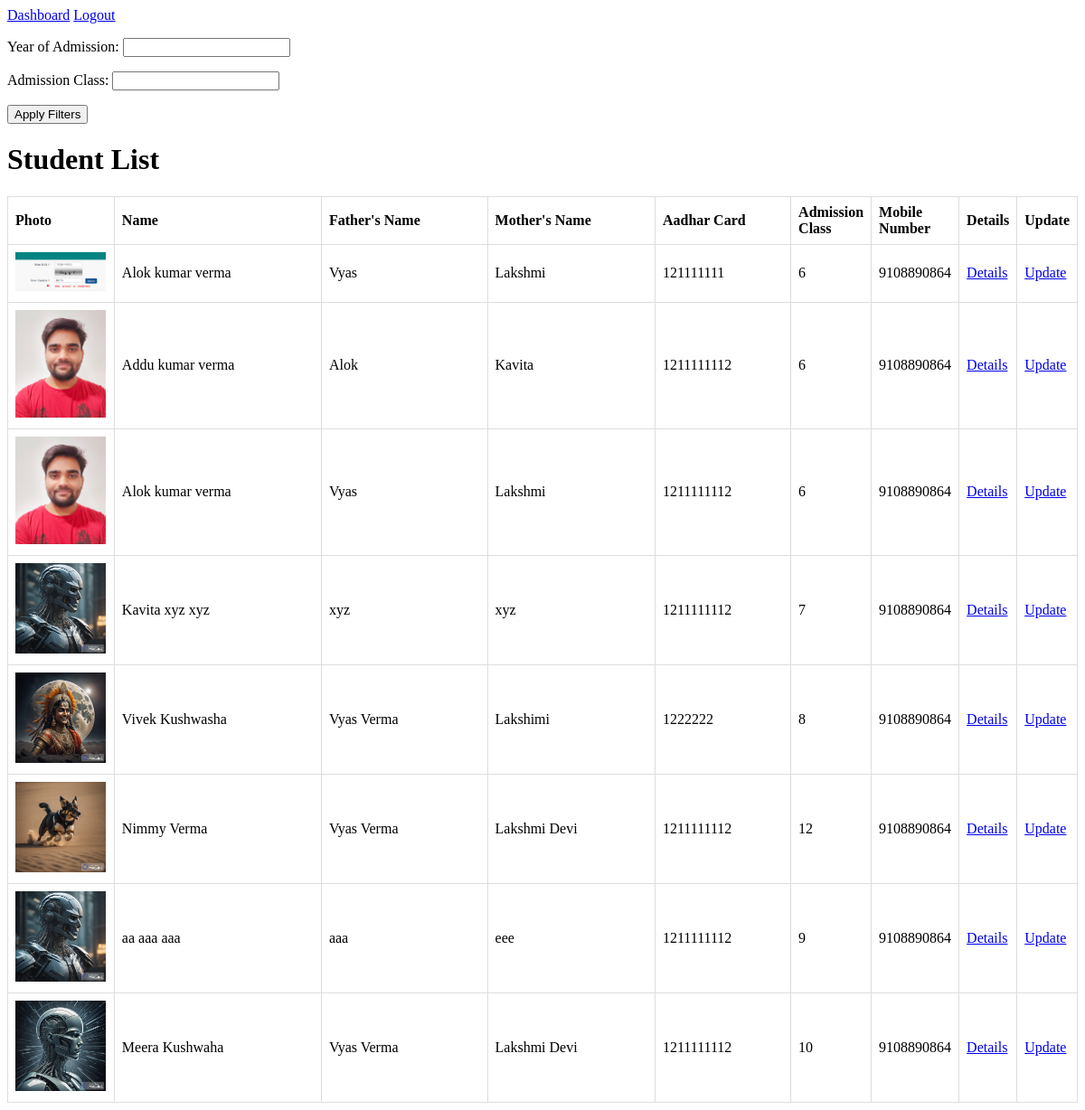
The page /admissions/student_list/ (signed in) on the database its author committed.
### admissions/models.py (models this page shows, shortened)
class Admission(models.Model):
    first_name = models.CharField(max_length=100)
    middle_name = models.CharField(max_length=100, blank=True)
    last_name = models.CharField(max_length=100, blank=True)
    father_name = models.CharField(max_length=100)
    mother_name = models.CharField(max_length=100)
    date_of_birth = models.DateField()
    aadhar_card = models.CharField(max_length=16)
    photo = models.ImageField(upload_to='photos/')
    previous_school = models.TextField()
    address = models.TextField()
    caste = models.CharField(max_length=50)
    admission_class = models.CharField(max_length=50)
    admission_date = models.DateField(auto_now_add=True)
    mobile_number = models.CharField(max_length=15)
    subjects = models.CharField(max_length=100, blank=True, null=True)

### admissions/views.py (the view)
# urls.py: path('student_list/', views.student_list, name='student_list'),
@login_required
def student_list(request):
    students = Admission.objects.all()
    year_filter_form = AdmissionYearFilterForm(request.GET)
    if year_filter_form.is_valid():
        admission_year = year_filter_form.cleaned_data.get('admission_year')
        if admission_year:
            students = students.filter(admission_date__year=admission_year)
    class_filter_form = AdmissionClassFilterForm(request.GET)
    if class_filter_form.is_valid():
        admission_class = class_filter_form.cleaned_data.get('admission_class')
        if admission_class:
            students = students.filter(admission_class__icontains=admission_class)
    context = {
        'students': students,
        'year_filter_form': year_filter_form,
        'class_filter_form': class_filter_form,
    }
    return render(request, 'admissions/student_list.html', context)

### admissions/forms.py
class AdmissionYearFilterForm(forms.Form):
    admission_year = forms.IntegerField(label='Year of Admission', required=False)

class AdmissionClassFilterForm(forms.Form):
    admission_class = forms.CharField(label='Admission Class', required=False)

### admissions/templates/admissions/student_list.html (shortened to what this page needs)
<!DOCTYPE html>
<a href="{% url 'dashboard' %}">Dashboard</a>
<a href="{% url 'logout' %}">Logout</a>
<html>
<head>
</head>
<body>
    <form method="get">
        {{ year_filter_form.as_p }}
        {{ class_filter_form.as_p }}
        <button type="submit">Apply Filters</button>
    </form>
    <h1>Student List</h1>
    <table>
        <thead>
            <tr>
                <th class="photo-column">Photo</th>
                <th class="name-column">Name</th>
                <th class="father-name-column">Father's Name</th>
                <th class="mother-name-column">Mother's Name</th>
                <th class="aadhar-column">Aadhar Card</th>
                <th class="admission-class-column">Admission Class</th>
                <th class="mobile-number-column">Mobile Number</th>
                <th>Details</th>
                <th>Update</th>
            </tr>
        </thead>
        <tbody>
            {% for student in students %}
                <tr>
                    <td class="photo-column"><img src="{{ student.photo.url }}" alt="{{ student.first_name }} {{ student.last_name }} Photo" width="100"></td>
                    <td class="name-column">{{ student.first_name }} {{ student.middle_name }} {{ student.last_name }}</td>
                    <td class="father-name-column">{{ student.father_name }}</td>
                    <td class="mother-name-column">{{ student.mother_name }}</td>
                    <td class="aadhar-column">{{ student.aadhar_card }}</td>
                    <td class="admission-class-column">{{ student.admission_class }}</td>
                    <td class="mobile-number-column">{{ student.mobile_number }}</td>
                    <td><a href="{% url 'student_details' student.id %}">Details</a></td>
                    <td><a href="{% url 'update_student' student.id %}">Update</a></td>
                </tr>
            {% endfor %}
        </tbody>
    </table>
</body>
</html>

### admissions/templates/admissions/student_list.html (style rules this page uses)
table { border-collapse: collapse; width: 100%; }
th, td { border: 1px solid #ddd; padding: 8px; text-align: left; }
.photo-column { width: 10%; }
.name-column { width: 25%; }
.father-name-column { width: 20%; }
.mother-name-column { width: 20%; }
.aadhar-column { width: 15%; }

### rows shown on the page
Admission: photo (picture), first_name "Alok", middle_name "kumar", last_name "verma", father_name "Vyas", mother_name "Lakshmi", aadhar_card "121111111", admission_class "6", mobile_number "9108890864"
Admission: photo (picture), first_name "Addu", middle_name "kumar", last_name "verma", father_name "Alok", mother_name "Kavita", aadhar_card "1211111112", admission_class "6", mobile_number "9108890864"
Admission: photo (picture), first_name "Alok", middle_name "kumar", last_name "verma", father_name "Vyas", mother_name "Lakshmi", aadhar_card "1211111112", admission_class "6", mobile_number "9108890864"
Admission: photo (picture), first_name "Kavita", middle_name "xyz", last_name "xyz", father_name "xyz", mother_name "xyz", aadhar_card "1211111112", admission_class "7", mobile_number "9108890864"
Admission: photo (picture), first_name "Vivek", middle_name "Kushwasha", father_name "Vyas Verma", mother_name "Lakshimi", aadhar_card "1222222", admission_class "8", mobile_number "9108890864"
Admission: photo (picture), first_name "Nimmy", last_name "Verma", father_name "Vyas Verma", mother_name "Lakshmi Devi", aadhar_card "1211111112", admission_class "12", mobile_number "9108890864"
Admission: photo (picture), first_name "aa", middle_name "aaa", last_name "aaa", father_name "aaa", mother_name "eee", aadhar_card "1211111112", admission_class "9", mobile_number "9108890864"
Admission: photo (picture), first_name "Meera", last_name "Kushwaha", father_name "Vyas Verma", mother_name "Lakshmi Devi", aadhar_card "1211111112", admission_class "10", mobile_number "9108890864"
